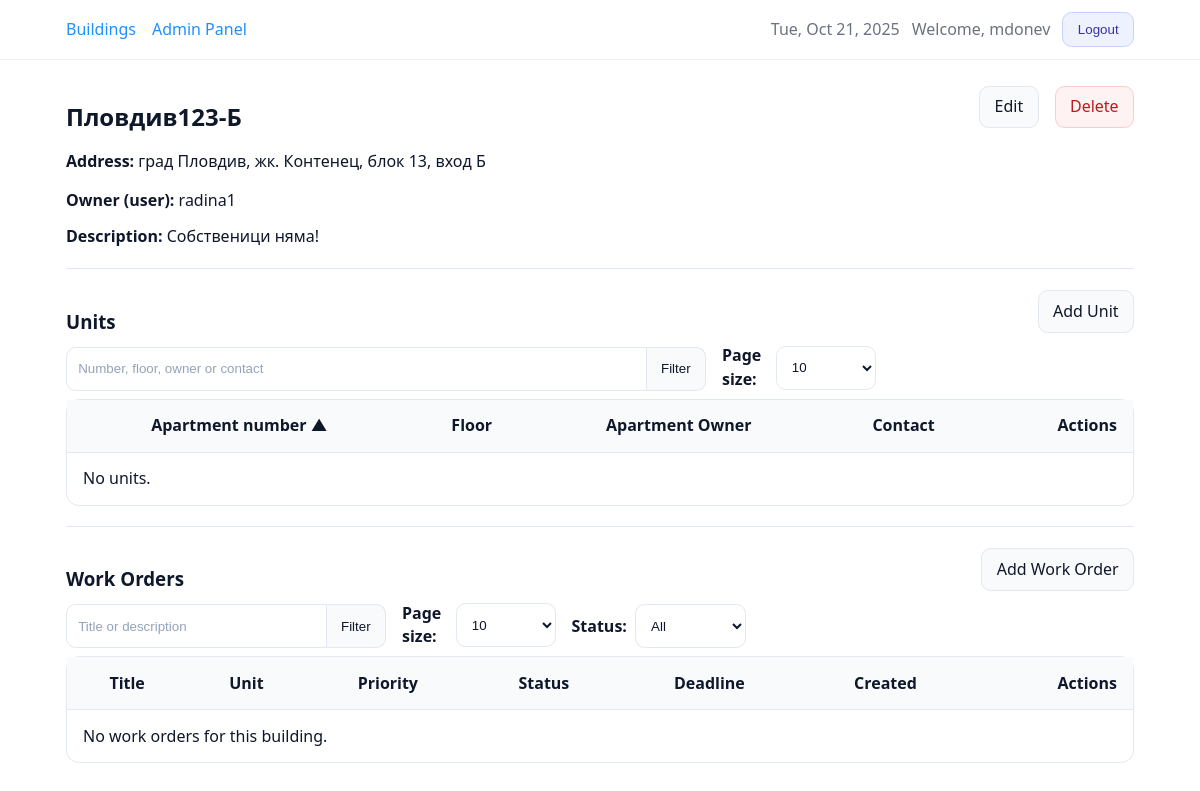
The page /buildings/3/ (signed in) on the database as committed earlier.
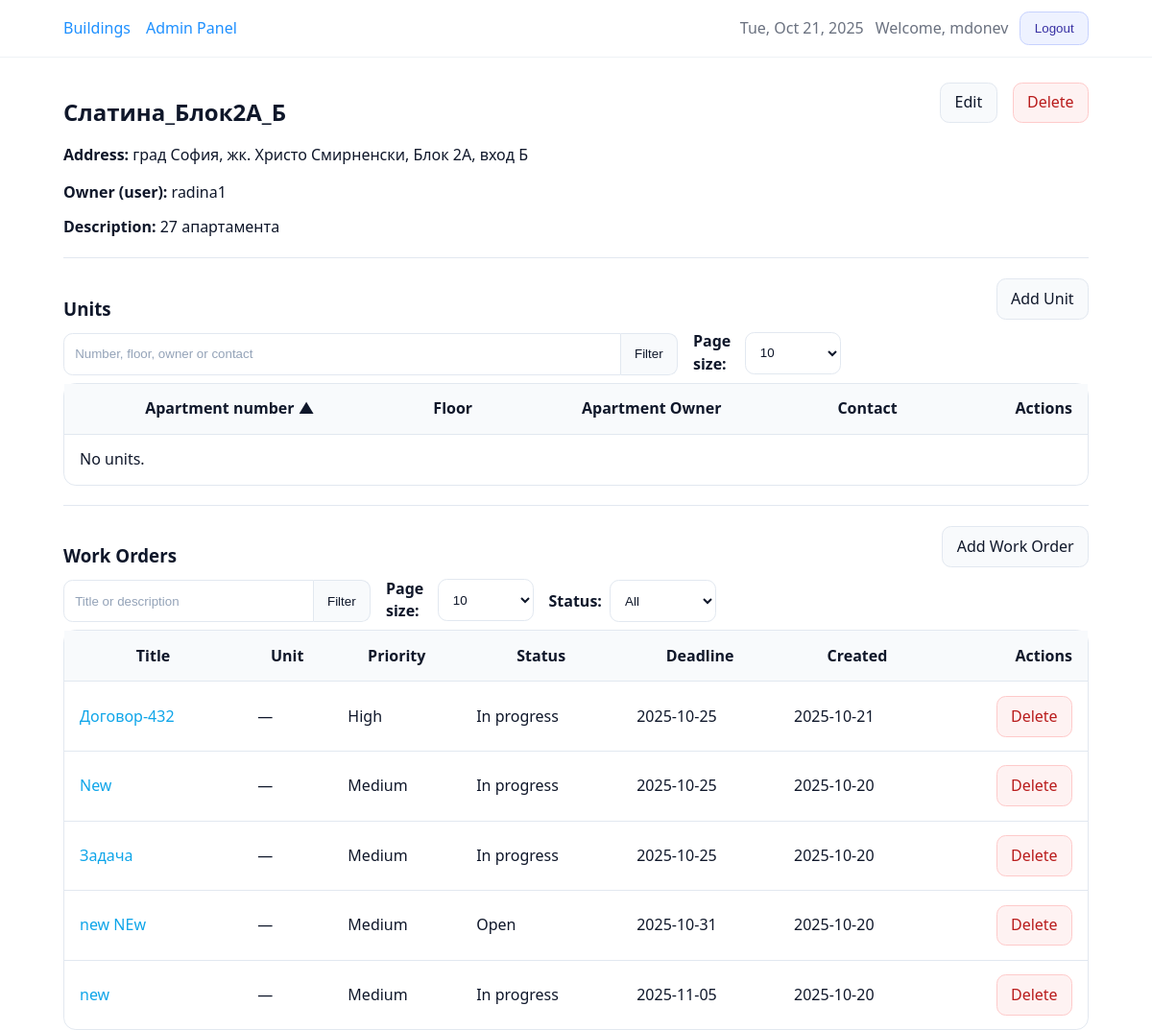
The same page on the database as committed later.
### core/models.py (models this page shows, shortened)
class TimeStampedModel(models.Model):
    created_at = models.DateTimeField(auto_now_add=True, db_index=True)
    updated_at = models.DateTimeField(auto_now=True)
    class Meta:
        abstract = True

class Building(TimeStampedModel):
    owner = models.ForeignKey(
        settings.AUTH_USER_MODEL,
        on_delete=models.CASCADE,
        related_name="buildings",
    )
    name = models.CharField(max_length=255, db_index=True)
    address = models.CharField(max_length=512, blank=True)
    description = models.TextField(blank=True)
    objects = BuildingQuerySet.as_manager()
    class Meta:
        ordering = ["name", "id"]

class WorkOrder(TimeStampedModel):
    class Status(models.TextChoices):
        OPEN = "OPEN", "Open"
        IN_PROGRESS = "IN_PROGRESS", "In progress"
        DONE = "DONE", "Done"
    class Priority(models.TextChoices):
        LOW = "LOW", "Low"
        MEDIUM = "MEDIUM", "Medium"
        HIGH = "HIGH", "High"
    building = models.ForeignKey(
        Building,
        on_delete=models.CASCADE,
        related_name="work_orders",  # used by annotations in views
    )
    unit = models.ForeignKey(
        Unit,
        null=True,
        blank=True,
        on_delete=models.SET_NULL,
        related_name="work_orders",
    )
    title = models.CharField(max_length=255)
    description = models.TextField(blank=True)
    status = models.CharField(
        max_length=20,
        choices=Status.choices,
        default=Status.OPEN,
        db_index=True,
    )
    priority = models.CharField(
        max_length=10,
        choices=Priority.choices,
        default=Priority.MEDIUM,
        db_index=True,
    )
    deadline = models.DateField(null=False, blank=False)
    archived_at = models.DateTimeField(null=True, blank=True, db_index=True)
    objects = WorkOrderQuerySet.as_manager()
    class Meta:
        ordering = ["-created_at", "-id"]

### core/views.py (the view, shortened to what this page needs)
# urls.py: path("buildings/<int:pk>/", views.BuildingDetailView.as_view(), name="building_detail"),
class BuildingDetailView(LoginRequiredMixin, UserPassesTestMixin, DetailView):
    model = Building
    template_name = "core/building_detail.html"
    context_object_name = "building"
    def get_queryset(self):
        return Building.objects.visible_to(self.request.user)
    def test_func(self):
        b = self.get_object()
        return self.request.user.is_staff or b.owner_id == self.request.user.id
    def _get_int(self, key: str, default: int) -> int:
        try:
            return int(self.request.GET.get(key, default))
        except (TypeError, ValueError):
            return default
    def get_context_data(self, **kwargs):
        ctx = super().get_context_data(**kwargs)
        bld = self.object
        u_q = (self.request.GET.get("u_q") or "").strip()
        u_per = self._get_int("u_per", 10)
        u_sort = (self.request.GET.get("u_sort") or "number").strip()
        if u_sort.lstrip("-") not in {"number", "floor", "owner_name"}:
            u_sort = "number"
        units_qs = Unit.objects.filter(building=bld)
        units_qs = units_qs.order_by(u_sort, "id")
        units_page = Paginator(units_qs, u_per).get_page(self.request.GET.get("u_page"))
        ctx.update(
            {
                "units_page": units_page,
                "u_q": u_q,
                "u_per": u_per,
                "u_sort": u_sort,
            }
        )
        w_q = (self.request.GET.get("w_q") or "").strip()
        w_per = self._get_int("w_per", 10)
        w_status = (self.request.GET.get("w_status") or "").strip().upper()
        wo_qs = (
            WorkOrder.objects.visible_to(self.request.user)
            .filter(building=bld, archived_at__isnull=True)  # show active work orders
            .select_related("unit")
            .annotate(
                priority_order=Case(
                    When(priority__iexact="HIGH", then=0),
                    When(priority__iexact="MEDIUM", then=1),
                    When(priority__iexact="LOW", then=2),
                    default=3,
                    output_field=IntegerField(),
                )
            )
        )
        if w_q:
            wo_qs = wo_qs.filter(Q(title__icontains=w_q) | Q(description__icontains=w_q))
        valid_status = {choice[0] for choice in WorkOrder.Status.choices}
        if w_status and w_status in valid_status:
            wo_qs = wo_qs.filter(status=w_status)
        wo_qs = wo_qs.order_by("priority_order", "deadline", "-id")
        workorders_page = Paginator(wo_qs, w_per).get_page(self.request.GET.get("w_page"))
        ctx.update(
            {
                "workorders_page": workorders_page,
                "w_q": w_q,
                "w_per": w_per,
                "w_status": w_status,
                "w_status_choices": WorkOrder.Status.choices,
            }
        )
        return ctx

### core/models.py (called while the page is built)
    def visible_to(self, user):
        if not user or not user.is_authenticated:
            return self.none()
        if user.is_staff or user.is_superuser:
            return self
        return self.filter(owner=user)

    def visible_to(self, user):
        if not user or not user.is_authenticated:
            return self.none()
        if user.is_staff or user.is_superuser:
            return self
        return self.filter(building__owner=user)

### templates/core/building_detail.html (shortened to what the changed rows need)
{% extends "base.html" %}
{% block content %}
<section>
  <div class="row space-between" style="align-items:center; gap:1rem; flex-wrap:wrap; margin-bottom:.75rem;">
    <h2 class="mb-0">{{ building.name }}</h2>
    <div class="row gap">
      <a class="btn" href="{% url 'building_update' building.id %}">Edit</a>
      <a class="btn btn-danger" href="{% url 'building_delete' building.id %}">Delete</a>
    </div>
  </div>
  <p class="mb-1"><strong>Address:</strong> {{ building.address }}</p>
  {% if building.owner %}
    <p class="mb-2"><strong>Owner (user):</strong> {{ building.owner.username }}</p>
  {% endif %}
  {% if building.description %}
    <div class="bm-description mb-2"><strong>Description:</strong> {{ building.description }}</div>
  {% endif %}
  <hr class="section-divider" />
  <div class="row space-between" style="gap:1rem; align-items:center; flex-wrap:wrap;">
    <h3 class="mb-0">Units</h3>
    <a class="btn" href="{% url 'unit_create' pk=building.id %}">Add Unit</a>
  </div>
  <form method="get" class="row" style="gap:1rem; flex-wrap:wrap; align-items:flex-end; margin-top:.6rem; margin-bottom:.5rem;">
    <div class="input-group joined" style="flex:1; min-width:320px; max-width:640px;">
    </div>
    <div class="row" style="gap:.5rem; align-items:center;">
    </div>
  </form>
  <div class="table-wrap">
    <table class="bm-table">
      <thead>
        <tr>
          <th>
            {% with field='number' %}
              {% if u_sort == field %}
                {% with next='-'|add:field %}
                  <a href="?u_sort={{ next }}{% if u_q %}&u_q={{ u_q|urlencode }}{% endif %}{% if u_per %}&u_per={{ u_per }}{% endif %}">Apartment number ▲</a>
                {% endwith %}
              {% elif u_sort == '-'|add:field %}
                <a href="?u_sort=number{% if u_q %}&u_q={{ u_q|urlencode }}{% endif %}{% if u_per %}&u_per={{ u_per }}{% endif %}">Apartment number ▼</a>
              {% else %}
                <a href="?u_sort=number{% if u_q %}&u_q={{ u_q|urlencode }}{% endif %}{% if u_per %}&u_per={{ u_per }}{% endif %}">Apartment number</a>
              {% endif %}
            {% endwith %}
          </th>
          <th>
            {% with field='floor' %}
              {% if u_sort == field %}
                {% with next='-'|add:field %}
                  <a href="?u_sort={{ next }}{% if u_q %}&u_q={{ u_q|urlencode }}{% endif %}{% if u_per %}&u_per={{ u_per }}{% endif %}">Floor ▲</a>
                {% endwith %}
              {% elif u_sort == '-'|add:field %}
                <a href="?u_sort=floor{% if u_q %}&u_q={{ u_q|urlencode }}{% endif %}{% if u_per %}&u_per={{ u_per }}{% endif %}">Floor ▼</a>
              {% else %}
                <a href="?u_sort=floor{% if u_q %}&u_q={{ u_q|urlencode }}{% endif %}{% if u_per %}&u_per={{ u_per }}{% endif %}">Floor</a>
              {% endif %}
            {% endwith %}
          </th>
          <th>Apartment Owner</th>
          <th>Contact</th>
          <th class="text-right">Actions</th>
        </tr>
      </thead>
    </table>
  </div>
  <hr class="section-divider" />
  <div class="row space-between" style="gap:1rem; align-items:center; flex-wrap:wrap;">
    <h3 class="mb-0">Work Orders</h3>
    <a class="btn" href="{% url 'work_order_create' %}?building={{ building.id }}">Add Work Order</a>
  </div>
  <form method="get" class="row" style="gap:1rem; flex-wrap:wrap; align-items:flex-end; margin-top:.6rem; margin-bottom:.5rem;">
    <div class="input-group joined" style="min-width:320px; max-width:680px;">
    </div>
    <div class="row" style="gap:.5rem; align-items:center;">
    </div>
    <div class="row" style="gap:.5rem; align-items:center;">
    </div>
  </form>
  <div class="table-wrap">
    <table class="bm-table">
      <thead>
        <tr>
          <th>Title</th>
          <th>Unit</th>
          <th>Priority</th>
          <th>Status</th>
          <th>Deadline</th>
          <th>Created</th>
          <th class="text-right">Actions</th>
        </tr>
      </thead>
      <tbody>
        {% if workorders_page and workorders_page.object_list %}
          {% for w in workorders_page.object_list %}
            <tr>
              <td><a href="{% url 'work_order_update' w.id %}">{{ w.title }}</a></td>
              <td>{% if w.unit_id %}#{{ w.unit.number }}{% else %}—{% endif %}</td>
              <td>{{ w.get_priority_display }}</td>
              <td>{{ w.get_status_display }}</td>
              <td>{% if w.deadline %}{{ w.deadline|date:"Y-m-d" }}{% else %}—{% endif %}</td>
              <td>{{ w.created_at|date:"Y-m-d" }}</td>
              <td class="text-right">
                <a class="btn btn-danger" href="{% url 'work_order_delete' w.id %}?building={{ building.id }}">Delete</a>
              </td>
            </tr>
          {% endfor %}
        {% else %}
          <tr><td colspan="7">No work orders for this building.</td></tr>
        {% endif %}
      </tbody>
    </table>
  </div>
</section>
{% endblock %}

Rows that differ between the two databases and show on the page:
changed Building "radina1": name "Пловдив123-Б" → "Слатина_Блок2А_Б"; address "град Пловдив, жк. Контенец, блок 13, вход Б" → "град София, жк. Христо Смирненски, Блок 2А, вход Б"; description "Собственици няма!" → "27 апартамента"
added WorkOrder: title "Договор-432", priority "High", status "In progress", deadline "2025-10-25", created_at "2025-10-21"
now on this page (row edited): WorkOrder: title "New", priority "Medium", status "In progress", deadline "2025-10-25", created_at "2025-10-20"
now on this page (row edited): WorkOrder: title "Задача", priority "Medium", status "In progress", deadline "2025-10-25", created_at "2025-10-20"
now on this page (row edited): WorkOrder: title "new NEw", priority "Medium", status "Open", deadline "2025-10-31", created_at "2025-10-20"
now on this page (row edited): WorkOrder: title "new", priority "Medium", status "In progress", deadline "2025-11-05", created_at "2025-10-20"
Other text that changed with them:
text no longer shown: "No work orders for this building."
